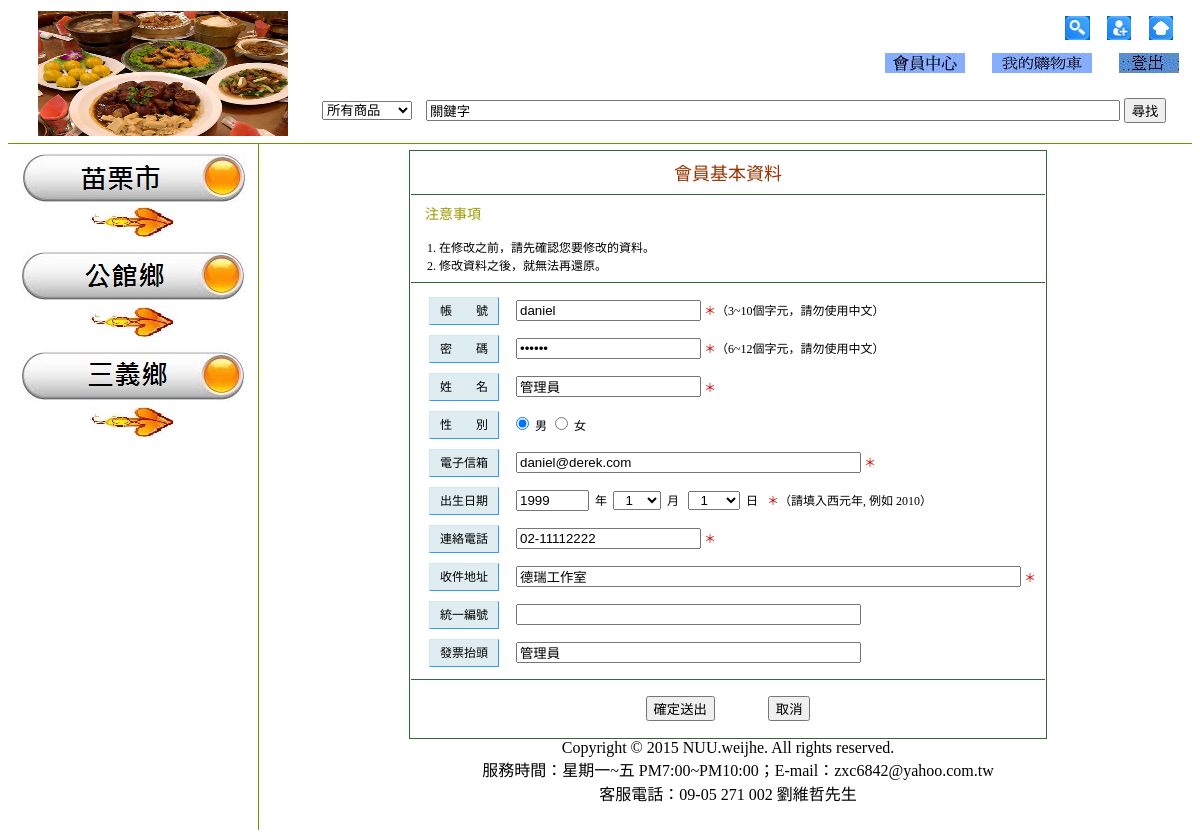
Screenshot of /member_info.php (signed in) with the database file from the repository.
### tables this page shows
CREATE TABLE `member` (
  `id` int(11) NOT NULL auto_increment,
  `username` varchar(12) NOT NULL,
  `password` varchar(12) NOT NULL,
  `name` varchar(40) NOT NULL,
  `sex` char(2) NOT NULL,
  `birthday` date NOT NULL,
  `email` varchar(40) NOT NULL,
  `phone` varchar(15) NOT NULL,
  `address` varchar(120) NOT NULL,
  `uniform` varchar(20) default NULL,
  `unititle` varchar(40) default NULL,
  `userlevel` tinyint(4) NOT NULL,
  PRIMARY KEY  (`id`)
);

### Connections/function.php (called while the page is built, shortened)
<?php
function GetSQLValue($value, $type)
{
  	switch ($type)
	{
    	case "text":
		    $value = ($value != "") ? "'" . htmlspecialchars($value, ENT_QUOTES) . "'" : "NULL";
      		break;
  	}
  	return $value;
}
?>

### member_info.php (the view, shortened to what this page needs)
<?php require_once('Connections/connection.php'); ?>
<?php require_once('Connections/function.php'); ?>
<?php
$username = "-1";
if (isset($_SESSION['Username'])) {
  $username = $_SESSION['Username'];
}
$query = sprintf("SELECT * FROM member WHERE username = %s", GetSQLValue($username, "text"));
$result = mysql_query($query, $connection);
if ($result) {
	$row = mysql_fetch_assoc($result);
}
else {
	header('Location: index.php');
}
?>
<?php
$date = getdate(strtotime($row['birthday']));
$year = $date['year'];
$month = $date['mon'];
$day = $date['mday'];
?>
<!DOCTYPE HTML>
<html xmlns="http://www.w3.org/1999/xhtml">
<head>
<link href="CSS/member_info.css" rel="stylesheet" type="text/css" />
</head>
<body>
<?php require_once("menu_top.php"); ?>
<table class="member_info_style1">
  <tr>
    <td class="member_info_style2">
      <span class="member_info_style3">
        會員基本資料
      </span>
    </td>
  </tr>
  <tr>
    <td>
      <form action="<?php echo $_SERVER['PHP_SELF']; ?>" method="post" onkeydown="if(event.keyCode==13) return false;">
        <table class="member_info_style4">
          <tr>
            <td class="member_info_style5">
              <span class="member_info_style6">注意事項</span>
              <br /><br />
              <span class="member_info_style7">
                1. 在修改之前，請先確認您要修改的資料。
              </span>
              <br />
              <span class="member_info_style7">
                2. 修改資料之後，就無法再還原。
              </span>
            </td>
          </tr>
          <tr>
            <td class="member_info_style16">
            <table class="member_info_style9">
               <tr>
                 <td class="member_info_style10">
                   <span class="member_info_style11">帳　　號</span>
                 </td>
                 <td class="member_info_style12">
                   <input name="username" id="username" type="text" class="member_info_style13" size="20" maxlength="10"
                     value="<?php echo $row['username']; ?>" />
                     <span class="member_info_style8">＊</span>（3~10個字元，請勿使用中文）
                 </td>
               </tr>
               <tr>
                 <td class="member_info_style10">
                   <span class="member_info_style11">
                     密　　碼
                   </span>
                 </td>
                <td class="member_info_style12">
                   <input name="password" id="password" type="password" class="member_info_style13" size="20" maxlength="12"
                     value="<?php echo $row['password']; ?>" />
                     <span class="member_info_style8">＊</span>（6~12個字元，請勿使用中文）
                 </td>
               </tr>
               <tr>
                 <td class="member_info_style10">
                   <span class="member_info_style11">
                     姓　　名
                   </span>
                 </td>
                 <td class="member_info_style12">
                   <input name="name" id="name" type="text" class="member_info_style13" size="20" maxlength="40"
                     value="<?php echo $row['name']; ?>" />
                     <span class="member_info_style8">＊</span>
                 </td>
               </tr>
               <tr>
                 <td class="member_info_style10">
                   <span class="member_info_style11">
                     性　　別
                   </span>
                 </td>
                 <td class="member_info_style12">
                   <input name="sex" type="radio" value="男" class="member_info_style14"
                     <?php if (!(strcmp($row['sex'],'男')))
                   {echo "checked=\"checked\"";} ?> />
                     男
               <input name="sex" type="radio" value="女"
                 <?php if (!(strcmp($row['sex'],'女')))
                  {echo "checked=\"checked\"";} ?> />
                     女
                 </td>
               </tr>
               <tr>
                 <td class="member_info_style10">
                   <span class="member_info_style11">
                     電子信箱
                   </span>
                 </td>
                 <td class="member_info_style12">
                   <input name="email" id="email" type="text" class="member_info_style13" size="40" maxlength="40"
                     value="<?php echo $row['email']; ?>" />
                     <span class="member_info_style8">＊</span>
                 </td>
               </tr>
               <tr>
                 <td class="member_info_style10">
                   <span class="member_info_style11">
                     出生日期
                   </span>
                 </td>
                 <td class="member_info_style12">
                   <input name="year" id="year" type="text" class="member_info_style13" size="6" maxlength="4"
                     value="<?php echo $year; ?>" />
                     &nbsp;年&nbsp;
                   <select name="month" id="month">
                   <?php
                     for ($i = 1; $i <= 12; $i++)
                     {
                   ?>
                     <option value="<?php echo $i ?>"
                       <?php if ($i==$month){echo "selected=\"selected\"";} ?>>
                       &nbsp;&nbsp;<?php echo $i ?>&nbsp;
                     </option>
                   <?php
                     }
                   ?>
                   </select>
                   &nbsp;月&nbsp;&nbsp;
                   <select name="day" id="day">
                   <?php
                     for ($i = 1; $i <= 31; $i++)
                     {
                   ?>
                       <option value="<?php echo $i ?>"
                         <?php if ($i==$day){echo "selected=\"selected\"";} ?>>
                         &nbsp;&nbsp;<?php echo $i ?>&nbsp;&nbsp;
                       </option>
                   <?php
                     }
                   ?>
                   </select>
                   &nbsp;日&nbsp;&nbsp;
                   <span class="member_info_style8">＊</span>（請填入西元年, 例如 2010）
                 </td>
               </tr>
               <tr>
                 <td class="member_info_style10">
                   <span class="member_info_style11">
                     連絡電話
                   </span>
                 </td>
                 <td class="member_info_style12">
                   <input name="phone" id="phone" type="text" class="member_info_style13" size="20" maxlength="15"
                     value="<?php echo $row['phone']; ?>" />
                     <span class="member_info_style8">＊</span>
                 </td>
               </tr>
               <tr>
                 <td class="member_info_style10">
                   <span class="member_info_style11">
                     收件地址
                   </span>
                 </td>
                 <td class="member_info_style12">
                   <input name="address" id="address" type="text" class="member_info_style13" size="60" maxlength="120"
                     value="<?php echo $row['address']; ?>" />
                     <span class="member_info_style8">＊</span>
                 </td>
               </tr>
               <tr>
                 <td class="member_info_style10">
                   <span class="member_info_style11">
                     統一編號
                   </span>
                 </td>
                 <td class="member_info_style12">
                   <input name="uniform" id="uniform" type="text" class="member_info_style13" size="40" maxlength="20"
                     value="<?php echo $row['uniform']; ?>" />
                 </td>
               </tr>
               <tr>
                 <td class="member_info_style10">
                   <span class="member_info_style11">
                     發票抬頭
                   </span>
                 </td>
                 <td class="member_info_style12">
                   <input name="unititle" id="unititle" type="text" class="member_info_style13" size="40" maxlength="40"
                     value="<?php echo $row['unititle']; ?>" />
                 </td>
               </tr>
             </table>
           </td>
         </tr>
         <tr>
           <td class="member_info_style2">
             <table class="member_info_style9">
               <tr>
                 <td class="member_info_style2">
                   <input type="submit" value="確定送出" onclick="return CheckFields();" />
                   <input type="button" value="取消" class="member_info_style15"
                     onclick="document.location='<?php echo $_SESSION['PrevPage']; ?>'; return false;" />
                 </td>
               </tr>
             </table>
           </td>
         </tr>
       </table>
      </form>
   </td>
 </tr>
</table>
<?php require_once("menu_bottom.php"); ?>
</body>
</body>
</html>

### CSS/member_info.css (style rules this page uses)
.member_info_style1 { margin-left: auto; margin-right: auto; border-collapse: collapse; border: 1px solid #336633; }
.member_info_style2 { margin: 8px; padding: 8px; text-align: center; }
.member_info_style3 { color: #993300; font-size: 18px; }
.member_info_style4 { width: 100%; height: 100%; border-collapse: collapse; border-top: 1px solid #336633; font-size: 12px; }
.member_info_style5 { margin: 8px; padding: 8px; border-bottom: 1px solid #336633; }
.member_info_style6 { color: #999900; font-size: 14px; margin-left: 6px; }
.member_info_style7 { margin: 8px; }
.member_info_style8 { color: #CC0000; }
.member_info_style9 { width: 100%; border-collapse: collapse; font-size: 12px; }
.member_info_style10 { padding: 10px 8px; }
.member_info_style11 { background-color: #DFECF0; margin-left: 2px; padding: 6px 10px; border-width: 1px; border-style: solid; border-color: #CEE7FF #3399FF #3399FF #CEE7FF; }
.member_info_style12 { text-align: left; }
.member_info_style13 { margin-left: 8px; }
.member_info_style14 { margin-left: 8px; }
.member_info_style15 { margin-left: 50px; }
.member_info_style16 { margin: 8px; padding: 8px; text-align: center; border-bottom: 1px solid #336633; }

### rows the page displays
member: username "daniel", name "管理員", sex "☑", email "daniel@derek.com", year "1999", month "1", day "1", phone "02-11112222", address "德瑞工作室", unititle "管理員"
